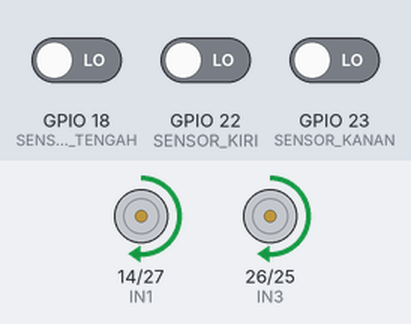
Bench run of a sketch on a simulated ESP32. On the bench: motor-driver pin pairs drawn as motors (green arrow = first pin HIGH = forward, orange = second pin HIGH = backward, longer = more drive, scaled by the enable pin). The test bench sets the inputs (shaded band); at power-on: GPIO 22 (SENSOR_KIRI) LOW, GPIO 18 (SENSOR_TENGAH) LOW, GPIO 23 (SENSOR_KANAN) LOW.

Above: at 3.2 s.
3.3 s: GPIO 22 (SENSOR_KIRI) driven HIGH
At 4.2 s:
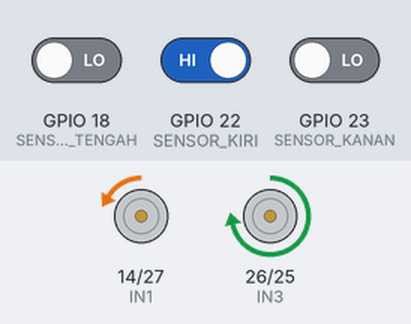
5.3 s: GPIO 18 (SENSOR_TENGAH) driven HIGH
At 5.8 s:
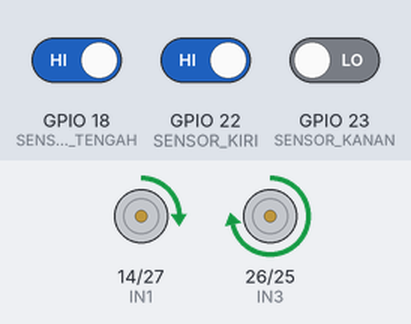
6.8 s: GPIO 23 (SENSOR_KANAN) driven HIGH
At 8.0 s:
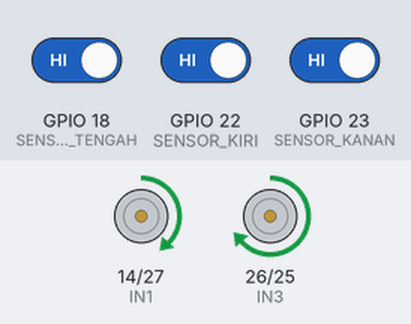
8.3 s: GPIO 22 (SENSOR_KIRI) driven LOW
11.3 s: GPIO 18 (SENSOR_TENGAH) driven LOW
At 11.6 s:
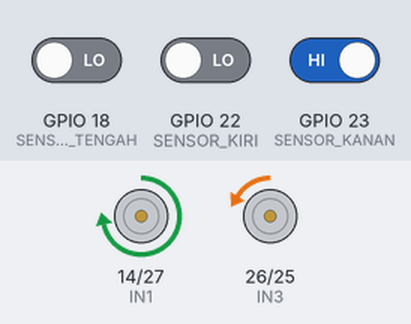
12.8 s: GPIO 22 (SENSOR_KIRI) driven HIGH and GPIO 23 (SENSOR_KANAN) driven LOW
Timing chart, 0 to 15.8 s (numbered marks = the images above; inputs shaded):
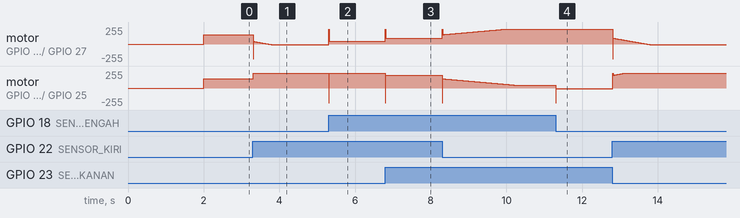

Measured:
- after the input at 3.3 s, motor on GPIO 26 (IN3) / GPIO 25 (IN4): forward 140/255 → forward 220/255 at once
- after the input at 5.3 s, motor on GPIO 14 (IN1) / GPIO 27 (IN2): backward 10/255 → forward 40/255 at once; motor on GPIO 26 (IN3) / GPIO 25 (IN4): forward 220/255 → backward 220/255 at once, → forward 220/255 0.01 s later
- after the input at 6.8 s, motor on GPIO 14 (IN1) / GPIO 27 (IN2): forward 40/255 → forward 90/255 at once; motor on GPIO 26 (IN3) / GPIO 25 (IN4): forward 220/255 → forward 190/255 at once
- after the input at 11.3 s, motor on GPIO 26 (IN3) / GPIO 25 (IN4): forward 40/255 → backward 10/255 at once

The sketch:

main_v5_program_abi.ino
```cpp
// Pin sensor
const int SENSOR_KIRI   = 22;
const int SENSOR_TENGAH = 18;
const int SENSOR_KANAN  = 23;

// --- PIN MOTOR DRIVER L298N KE ESP32 ---
const int ENA = 13; // D13 - PWM Kecepatan Motor Kiri
const int IN1 = 14; // D14 - Arah Motor Kiri
const int IN2 = 27; // D27 - Arah Motor Kiri

const int IN3 = 26; // D26 - Arah Motor Kanan
const int IN4 = 25; // D25 - Arah Motor Kanan
const int ENB = 33; // D33 - PWM Kecepatan Motor Kanan

// --- KONSTANTA PID (Wajib di-tuning sesuai kondisi robot & lintasan) ---
float Kp = 50.0;  // Proportional: Kecepatan respon terhadap belokan
float Ki = 0.5;   // Integral: Koreksi akumulasi error kecil
float Kd = 1000.0;  // Derivative: Peredam osilasi/goyangan berlebih

// --- PENGATURAN KECEPATAN & LOGIKA SENSOR ---
int baseSpeed = 140; // Kecepatan dasar robot (0 - 255)
int maxSpeed  = 220; // Batas kecepatan maksimum PWM

// Ubah ke LOW jika sensor mengeluarkan logika 0 saat mendeteksi garis hitam
const int GARIS = HIGH;

// Variabel perhitungan PID
int error = 0;
int lastError = 0;
int integral = 0;
int lastKnownDirection = 0; // Menyimpan arah belok terakhir jika keluar jalur

void setup() {
  Serial.begin(115200);

  // Set pin sensor sebagai INPUT
  pinMode(SENSOR_KIRI, INPUT);
  pinMode(SENSOR_TENGAH, INPUT);
  pinMode(SENSOR_KANAN, INPUT);

  // Set pin motor sebagai OUTPUT
  pinMode(ENA, OUTPUT);
  pinMode(IN1, OUTPUT);
  pinMode(IN2, OUTPUT);
  pinMode(IN3, OUTPUT);
  pinMode(IN4, OUTPUT);
  pinMode(ENB, OUTPUT);

  delay(2000); // Jeda 2 detik sebelum robot mulai berjalan
}

void loop() {
  // 1. Baca status ketiga sensor
  int sKiri   = (digitalRead(SENSOR_KIRI) == GARIS) ? 1 : 0;
  int sTengah = (digitalRead(SENSOR_TENGAH) == GARIS) ? 1 : 0;
  int sKanan  = (digitalRead(SENSOR_KANAN) == GARIS) ? 1 : 0;

  // 2. Konversi kombinasi sensor menjadi nilai Error (-2 s/d +2)
  // Nilai negatif (-) berarti garis berada di kiri robot
  // Nilai positif (+) berarti garis berada di kanan robot
  if (sKiri == 1 && sTengah == 0 && sKanan == 0) {
    error = -2;
    lastKnownDirection = -1;
  } else if (sKiri == 1 && sTengah == 1 && sKanan == 0) {
    error = -1;
    lastKnownDirection = -1;
  } else if (sKiri == 0 && sTengah == 1 && sKanan == 0) {
    error = 0;
  } else if (sKiri == 0 && sTengah == 1 && sKanan == 1) {
    error = 1;
    lastKnownDirection = 1;
  } else if (sKiri == 0 && sTengah == 0 && sKanan == 1) {
    error = 2;
    lastKnownDirection = 1;
  } else if (sKiri == 1 && sTengah == 1 && sKanan == 1) {
    // Mendeteksi perempatan atau garis start/finish -> jalan lurus
    error = 0;
  } else if (sKiri == 0 && sTengah == 0 && sKanan == 0) {
    // Robot keluar garis: gunakan arah terakhir untuk mencari garis kembali
    if (lastKnownDirection == -1) {
      error = -3;
    } else if (lastKnownDirection == 1) {
      error = 3;
    }
  }

  // 3. Kalkulasi PID
  int proportional = error;
  integral += error;
  integral = constrain(integral, -100, 100); // Cegah integral windup
  int derivative = error - lastError;

  float pidValue = (Kp * proportional) + (Ki * integral) + (Kd * derivative);
  lastError = error;

  // 4. Hitung kecepatan masing-masing motor
  int leftMotorSpeed  = baseSpeed + pidValue;
  int rightMotorSpeed = baseSpeed - pidValue;

  // Batasi kecepatan agar tetap berada dalam rentang PWM valid
  leftMotorSpeed  = constrain(leftMotorSpeed, -maxSpeed, maxSpeed);
  rightMotorSpeed = constrain(rightMotorSpeed, -maxSpeed, maxSpeed);

  // 5. Gerakkan motor
  setMotor(leftMotorSpeed, rightMotorSpeed);

  delay(10); // Siklus loop 10ms agar kalkulasi Derivative stabil
}

// Fungsi kontrol arah & kecepatan motor (mendukung putaran mundur untuk tikungan tajam)
void setMotor(int speedKiri, int speedKanan) {
  // Kontrol Motor Kiri
  if (speedKiri >= 0) {
    digitalWrite(IN1, HIGH);
    digitalWrite(IN2, LOW);
    analogWrite(ENA, speedKiri);
  } else {
    digitalWrite(IN1, LOW);
    digitalWrite(IN2, HIGH);
    analogWrite(ENA, abs(speedKiri));
  }

  // Kontrol Motor Kanan
  if (speedKanan >= 0) {
    digitalWrite(IN3, HIGH);
    digitalWrite(IN4, LOW);
    analogWrite(ENB, speedKanan);
  } else {
    digitalWrite(IN3, LOW);
    digitalWrite(IN4, HIGH);
    analogWrite(ENB, abs(speedKanan));
  }
}
```
